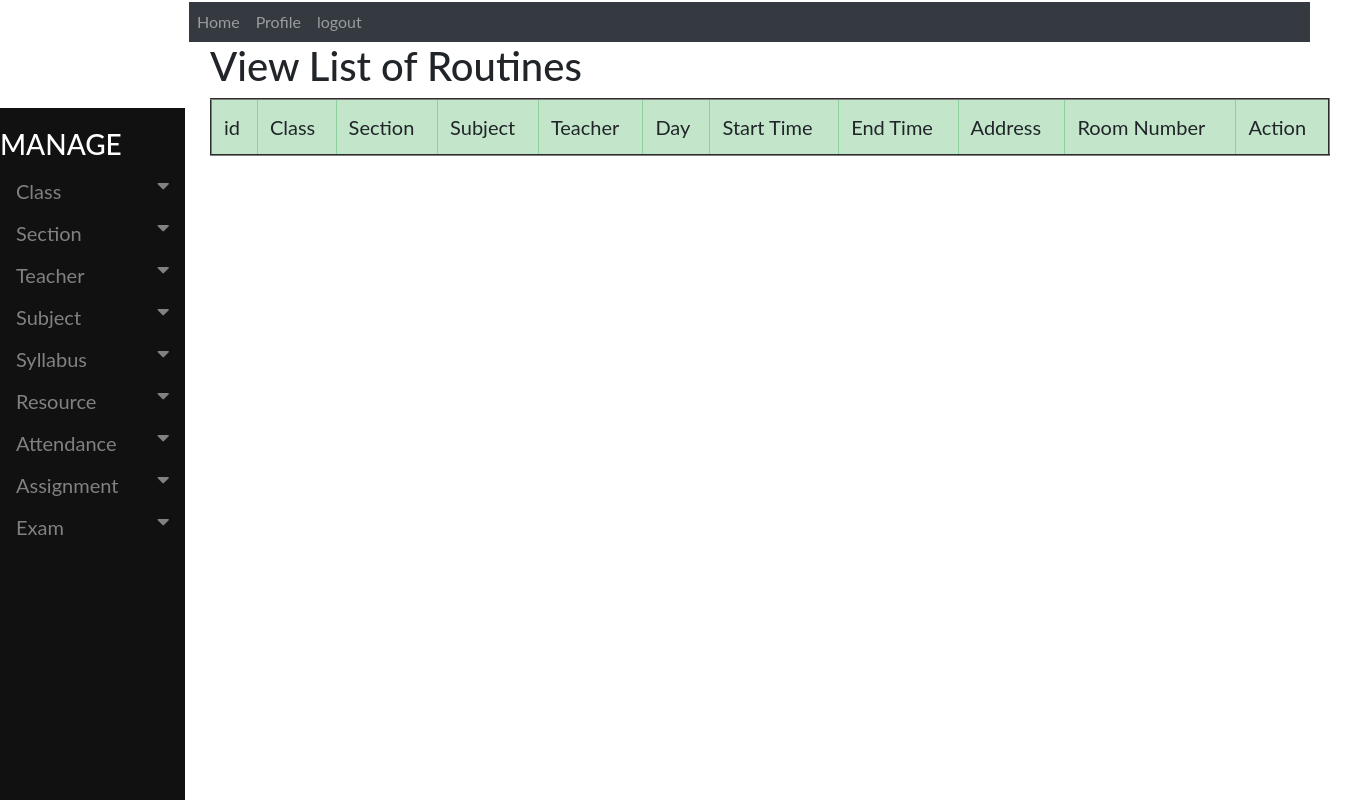
The page /accounts/viewroutine on the database as committed earlier.
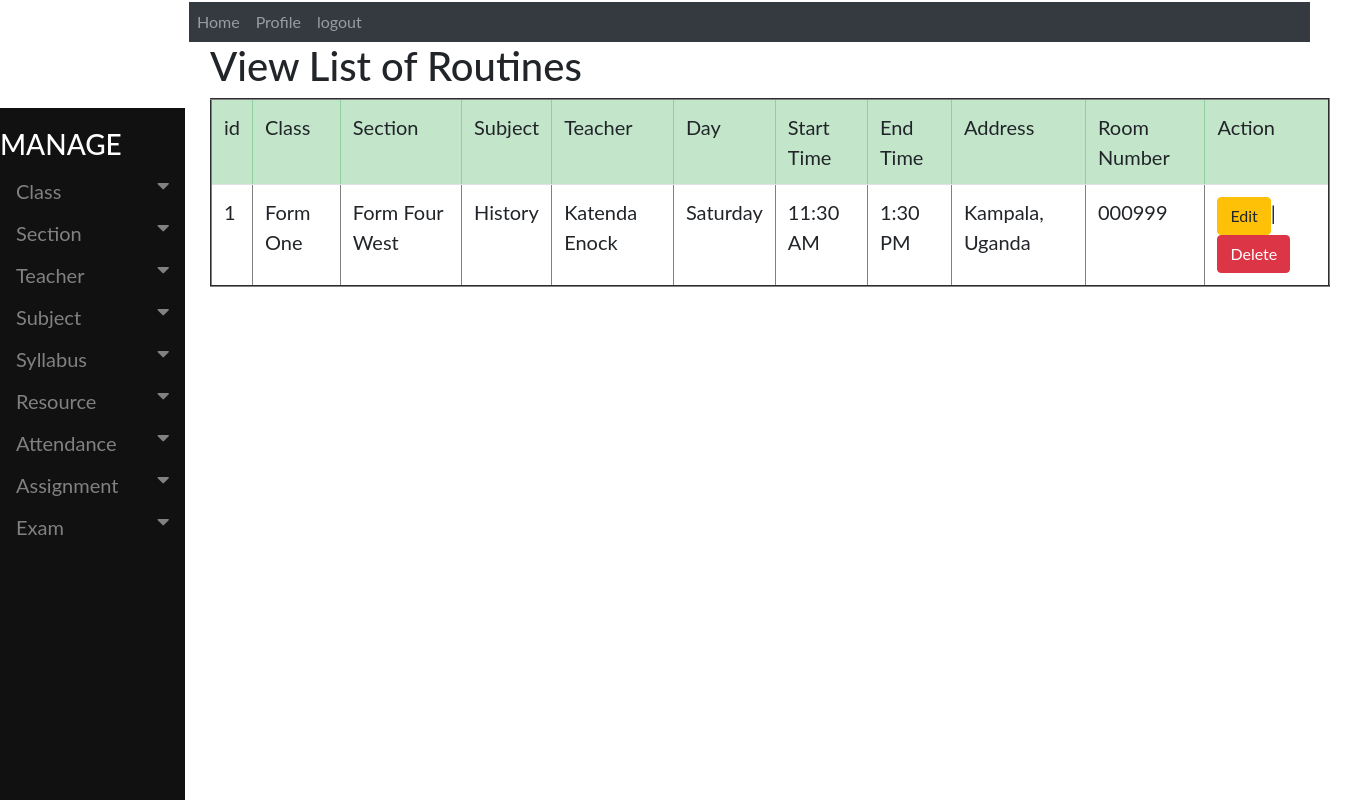
The same page on the database as committed later.
### accounts/models.py (models this page shows)
class Routine(models.Model):
    choices = (('Monday','Monday'), ('Tuesday', 'Tuesday'),
     ('Wednesday','Wednesday'), ('Thursday', 'Thursday'),
     ('Friday','Friday'), ('Saturday', 'Saturday'),
     ('Sunday','Sunday'))
    Class = models.ForeignKey(Classinformation, on_delete=models.PROTECT, blank=True, null=True)
    Section = models.ForeignKey(Sectioninformation, on_delete=models.PROTECT, blank=True, null=True)
    Subject = models.ForeignKey(Subjects, on_delete=models.PROTECT, blank=True, null=True)
    Day = models.CharField(max_length=10, choices=choices, blank=False, null=True)
    Teacher = models.ForeignKey(Teacher, on_delete=models.PROTECT, blank=True, null=True)
    StartTime = models.CharField(max_length=130, default="11:30 AM")
    EndTime = models.CharField(max_length=130, default="1:30 PM")
    Address = models.CharField(max_length=130)
    RoomNumber = models.CharField(max_length=130)

class Classinformation(models.Model):
    ClassName = models.CharField(max_length=130)
    ClassTeacher = models.CharField(max_length=30, blank=True)
    TotalStudents = models.CharField(max_length=30, blank=True)
    NumberOfSections = models.CharField(max_length=30, blank=True)
    def __str__(self):
        return self.ClassName

class Sectioninformation(models.Model):
    NameOfClass = models.ForeignKey(Classinformation, on_delete=models.PROTECT, blank=True, null=True)
    SectionName = models.CharField(max_length=130)
    SectionTeacher = models.CharField(max_length=30, blank=True)
    NumberOfStudents = models.CharField(max_length=30, blank=True)
    def __str__(self):
        return self.SectionName

class Subjects(models.Model):
    choices = (
    ('Compulsory','Compulsory'),('Options','Options')
    )
    Subjectname = models.CharField(max_length=130)
    Subjectcode = models.CharField(max_length=130)
    Author = models.CharField(max_length=130)
    Class = models.ForeignKey(Classinformation, on_delete=models.PROTECT, blank=True, null=True)
    SubjectTeacher = models.ForeignKey(Teacher, on_delete=models.PROTECT, blank=True, null=True)
    Type = models.CharField(max_length=130, choices=choices, blank=False)
    OtherNotes = models.TextField(max_length=200, blank=True)
    def __str__(self):
        return self.Subjectname

class Teacher(models.Model):
    Name = models.CharField(max_length=130)
    NationaId = models.CharField(max_length=130)
    Responsibility = models.CharField(max_length=130)
    Address = models.CharField(max_length=130)
    Username = models.CharField(max_length=130)
    Password = models.CharField(max_length=130)
    def __str__(self):
        return self.Name

### accounts/views.py (the view)
def viewroutine(request):
    all_info = Routine.objects.all()
    context={'all_info':all_info}
    return render(request, 'accounts/viewroutine.html', context)

### accounts/templates/accounts/viewroutine.html
{% extends 'base.html' %}
{% block body %}
<div class="container" style="margin-left: 200px;font-size: 20px; padding: 0px 10px;">
<h1>View List of Routines</h1>
<table class="table table-hover" border="2">
   <thead class="table-success">
     <tr>
         <td>id</td>
         <td>Class</td>
         <td>Section</td>
         <td>Subject</td>
         <td>Teacher</td>
         <td>Day</td>
         <td>Start Time</td>
         <td>End Time</td>
         <td>Address</td>
         <td>Room Number</td>
         <td>Action</td>
     </tr>
   </thead>
   <tbody>
     {% if all_info %}
     {% for item in all_info %}
     <tr>
       <td>{{ item.id}}</td>
       <td>{{ item.Class}}</td>
       <td>{{ item.Section}}</td>
       <td>{{ item.Subject}}</td>
       <td>{{ item.Teacher}}</td>
       <td>{{ item.Day}}</td>
       <td>{{ item.StartTime}}</td>
       <td>{{ item.EndTime}}</td>
       <td>{{ item.Address}}</td>
       <td>{{ item.RoomNumber}}</td>
       <td><a href="{% url 'editroutine' pk=item.id  %}" >
         <button class="btn btn-warning">Edit</button></a>|
         <a href="{% url 'deleteroutine' pk=item.id %}" >
           <button class="btn btn-danger">Delete</button></a>
       </td>
        {% endfor %}
     </tr>
     {% endif %}
   </tbody>
</table>
</div>
{% endblock %}

### accounts/templates/base.html (shortened to what this page needs)
<!DOCTYPE html>
<html lang="en">
<head>
         <link rel="stylesheet"
         href="https://stackpath.bootstrapcdn.com/bootstrap/4.3.1/css/bootstrap.min.css"
>
         <link rel="stylesheet" href="https://cdnjs.cloudflare.com/ajax/libs/font-awesome/4.7.0/css/font-awesome.min.css">
          {% load static %}
         <link type="text/css" rel="stylesheet" href="{% static 'style.css'%}">
</head>
<body><br>
  <nav class="nav navbar-expand navbar-dark bg-dark" style="margin-top:-1.6%; margin-left:14%; margin-right:3%">
    <div class="collapse navbar-collapse" id="navbarExample02">
        <ul class="navbar-nav mr-auto">
            <li class="nav-item">
            <a class="nav-link" href="{% url 'home'  %}">Home</a>
            </li>
             <li class="nav-item">
            <a class="nav-link" href="#">Profile</a>
            </li>
            <li class="nav-item">
           <a class="nav-link" href="{% url 'logout'  %}">logout</a>
           </li>
      </ul>
</nav>
<div class="sidenav">
  <h3 style=" color: white">MANAGE</h3>
  <button class="dropdown-btn">Class
    <i class="fa fa-caret-down"></i>
  </button>
    <button class="dropdown-btn">Section
    <i class="fa fa-caret-down"></i>
  </button>
  <button class="dropdown-btn">Teacher
  <i class="fa fa-caret-down"></i>
</button>
<button class="dropdown-btn">Subject
<i class="fa fa-caret-down"></i>
</button>
<button class="dropdown-btn">Syllabus
<i class="fa fa-caret-down"></i>
</button>
<button class="dropdown-btn">Resource
<i class="fa fa-caret-down"></i>
</button>
<button class="dropdown-btn">Attendance
<i class="fa fa-caret-down"></i>
</button>
<button class="dropdown-btn">Assignment
<i class="fa fa-caret-down"></i>
</button>
<button class="dropdown-btn">Exam
<i class="fa fa-caret-down"></i>
</button>
</div>
{% block body %}
{% endblock %}
</body>
</html>

### accounts/templates/base.html (style rules this page uses)
body { font-family: "Lato", sans-serif; }
.sidenav { height: 100%; width: 185px; position: fixed; z-index: 1; top: 0; left: 0; margin-top: 8%; background-color: #111; overflow-x: hidden; padding-top: 20px; }
.sidenav a, .dropdown-btn { padding: 6px 8px 6px 16px; text-decoration: none; font-size: 20px; color: #818181; display: block; border: none; background: none; width: 100%; text-align: left; cursor: pointer; outline: none; }
.fa-caret-down { float: right; padding-right: 8px; }

Rows that differ between the two databases and show on the page:
added Routine: id "1", Class "Form One", Section "Form Four West", Subject "History", Teacher "Katenda Enock", Day "Saturday", StartTime "11:30 AM", EndTime "1:30 PM", Address "Kampala, Uganda", RoomNumber "000999"
